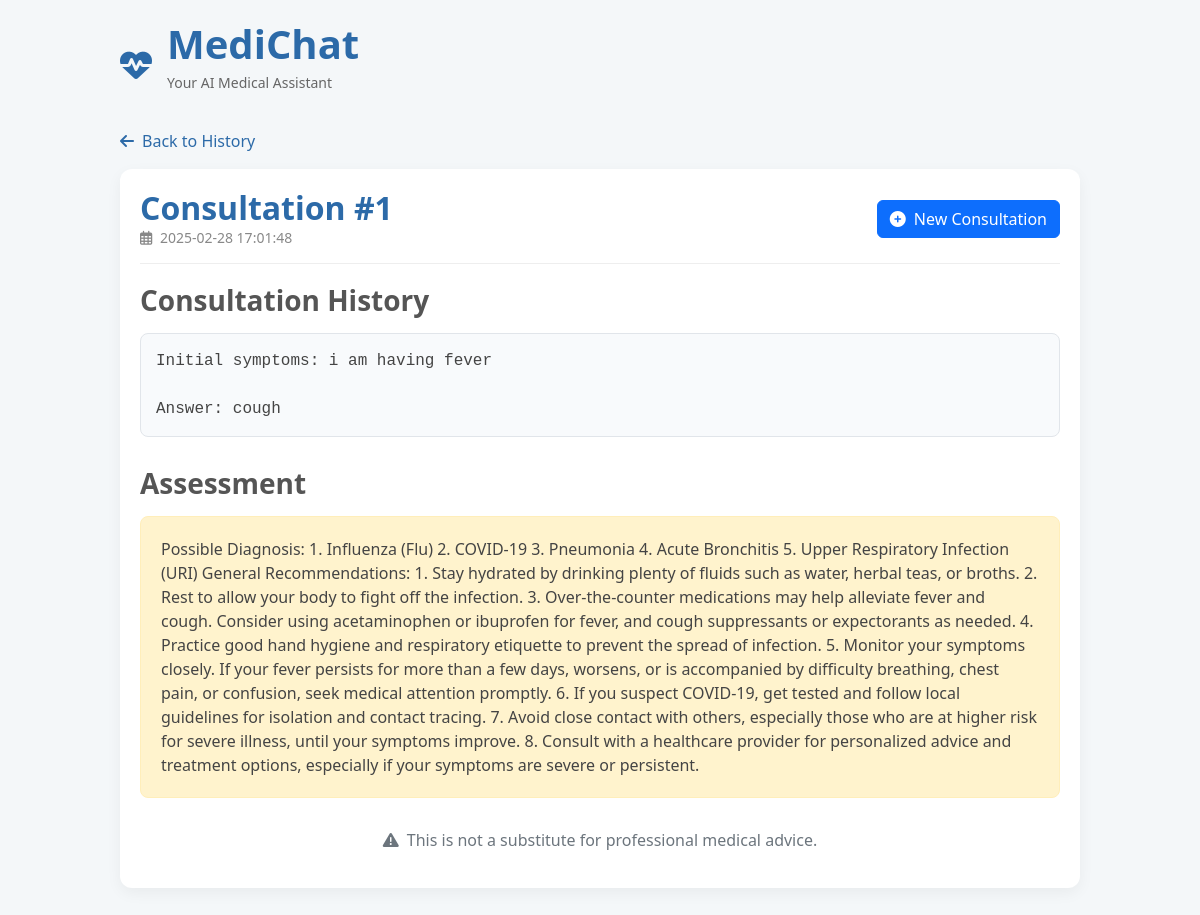
Page /view_consultation/1 (signed in) on the committed database.
### tables this page shows
CREATE TABLE consultations (
        id INTEGER PRIMARY KEY AUTOINCREMENT,
        user_id INTEGER,
        patient_history TEXT NOT NULL,
        diagnosis TEXT,
        created_at TIMESTAMP DEFAULT CURRENT_TIMESTAMP,
        FOREIGN KEY (user_id) REFERENCES users (id)
    );

### index.py (the view)
@app.route("/view_consultation/<int:consultation_id>")
@login_required
def view_consultation(consultation_id):
    conn = sqlite3.connect('medichat.db')
    cursor = conn.cursor()
    cursor.execute("SELECT * FROM consultations WHERE id = ? AND user_id = ?",
                  (consultation_id, session['user_id']))
    consultation = cursor.fetchone()
    conn.close()
    if not consultation:
        flash("Consultation not found or you don't have permission to view it.")
        return redirect(url_for('consultation_history'))
    return render_template("view_consultation.html", consultation=consultation)

### index.py (called while the page is built)
def login_required(f):
    @wraps(f)
    def decorated_function(*args, **kwargs):
        if 'user_id' not in session:
            return redirect(url_for('login'))
        return f(*args, **kwargs)
    return decorated_function

### templates/view_consultation.html (shortened to what this page needs)
<!DOCTYPE html>
<html lang="en">
<head>
  <link rel="stylesheet" href="https://cdnjs.cloudflare.com/ajax/libs/bootstrap/5.2.3/css/bootstrap.min.css">
  <link rel="stylesheet" href="https://cdnjs.cloudflare.com/ajax/libs/font-awesome/6.2.1/css/all.min.css">
</head>
<body>
  <div class="app-container">
    <div class="app-header">
      <div class="logo">
        <i class="fas fa-heartbeat"></i>
      </div>
      <div>
        <h1 class="app-title">MediChat</h1>
        <p class="app-subtitle">Your AI Medical Assistant</p>
      </div>
    </div>
    <a href="{{ url_for('consultation_history') }}" class="btn-back mb-3">
      <i class="fas fa-arrow-left"></i> Back to History
    </a>
    <div class="consultation-card">
      <div class="consultation-header">
        <div>
          <h2 class="consultation-title">Consultation #{{ consultation[0] }}</h2>
          <div class="consultation-date">
            <i class="far fa-calendar-alt me-1"></i> {{ consultation[4] }}
          </div>
        </div>
        <a href="{{ url_for('index') }}" class="btn btn-primary">
          <i class="fas fa-plus-circle me-2"></i>New Consultation
        </a>
      </div>
      <div class="consultation-section">
        <h3 class="section-title">Consultation History</h3>
        <div class="history-log">{{ consultation[2] }}</div>
      </div>
      <div class="consultation-section">
        <h3 class="section-title">Assessment</h3>
        <div class="diagnosis-box">
          {{ consultation[3]|safe }}
        </div>
      </div>
      <div class="text-center mt-4">
        <p class="text-muted"><i class="fas fa-exclamation-triangle me-2"></i>This is not a substitute for professional medical advice.</p>
      </div>
    </div>
  </div>
</body>
</html>

### templates/view_consultation.html (style rules this page uses)
:root { --primary: #2c6aa8; --secondary: #62b5e5; --light-blue: #e1f1fa; --success: #28a745; --success-light: #d4edda; --warning: #f6c23e; --warning-light: #fff3cd; --gray-light: #f4f7f9; --white: #ffffff; }
body { background-color: var(--gray-light); font-family: 'Segoe UI', Tahoma, Geneva, Verdana, sans-serif; color: #444; }
.app-container { max-width: 1000px; margin: 0 auto; padding: 20px; }
.app-header { display: flex; align-items: center; margin-bottom: 20px; }
.logo { font-size: 32px; color: var(--primary); margin-right: 15px; }
.app-title { color: var(--primary); margin-bottom: 0; font-weight: 600; }
.app-subtitle { color: #666; font-size: 14px; margin-top: 4px; }
.consultation-card { background-color: var(--white); border-radius: 12px; box-shadow: 0 5px 15px rgba(0, 0, 0, 0.05); padding: 20px; margin-bottom: 20px; }
.consultation-header { display: flex; justify-content: space-between; align-items: center; margin-bottom: 20px; padding-bottom: 15px; border-bottom: 1px solid #eee; }
.consultation-title { color: var(--primary); font-weight: 600; margin-bottom: 0; }
.consultation-date { color: #888; font-size: 14px; }
.consultation-section { margin-bottom: 30px; }
.section-title { font-weight: 600; margin-bottom: 15px; color: #555; }
.history-log { background-color: #f8fafc; border: 1px solid #e1e5ea; border-radius: 8px; padding: 15px; white-space: pre-line; font-family: monospace; max-height: 300px; overflow-y: auto; }
.diagnosis-box { background-color: var(--warning-light); border: 1px solid #ffeeba; padding: 20px; border-radius: 8px; }
.btn-back { color: var(--primary); text-decoration: none; display: inline-flex; align-items: center; }
.btn-back i { margin-right: 8px; }

### rows in the picture
consultations: id "1", created_at "2025-02-28 17:01:48", patient_history "Initial symptoms: i am having fever Answer: cough", diagnosis "Possible Diagnosis: 1. Influenza (Flu) 2. COVID-19 3. Pneumonia 4. Acute Bronchitis 5. Upper Respiratory Infection (URI) General Recommendations: 1. Stay hydrated by drinking plenty of fluids such as water, herbal teas, or broths. 2. Rest to allow your body to fight off the infection. 3. Over-the-counter medications may help alleviate fever and cough. Consider using acetaminophen or ibuprofen for fever, and cough suppressants or expectorants as needed. 4. Practice good hand hygiene and respiratory etiquette to prevent the spread of infection. 5. Monitor your symptoms closely. If your fever persists for more than a few days, worsens, or is accompanied by difficulty breathing, chest pain, or…"
